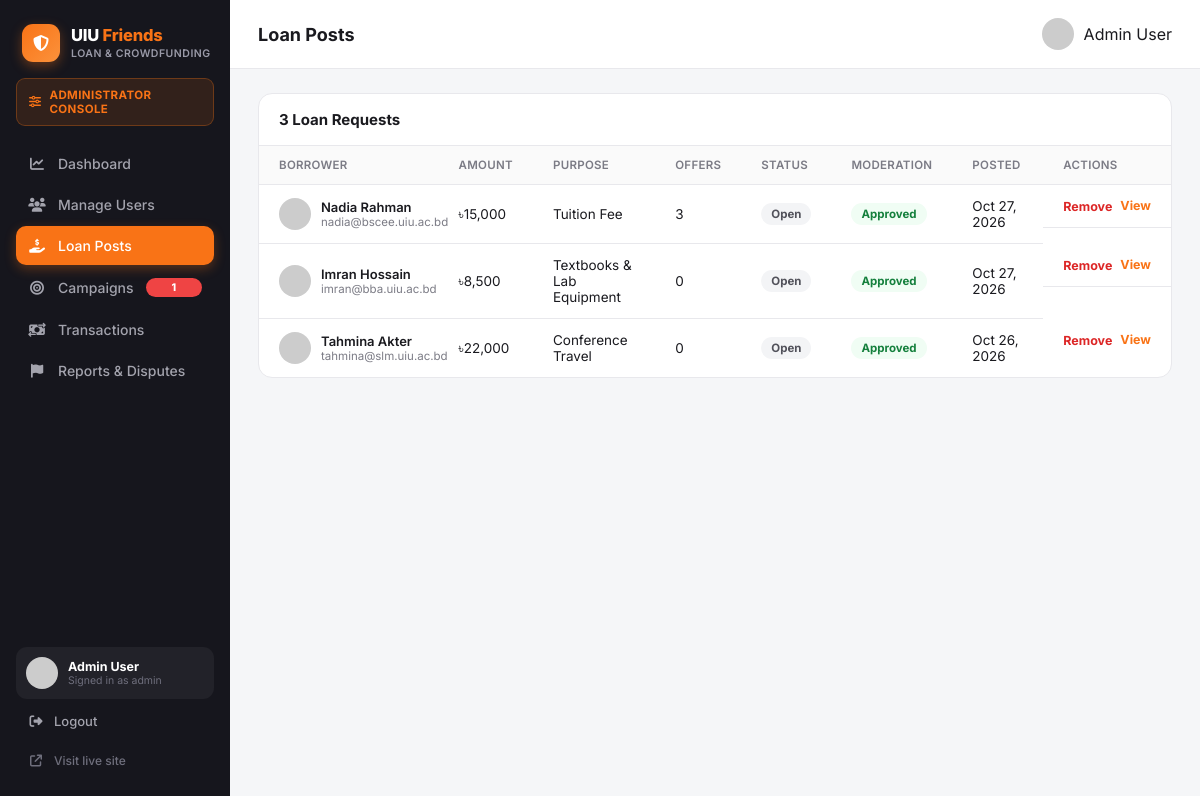
The app's page /admin/loan_posts.php (signed in) with its own data.
### tables this page shows
CREATE TABLE users (
    id                      INT AUTO_INCREMENT PRIMARY KEY,
    full_name               VARCHAR(120)  NOT NULL,
    email                   VARCHAR(150)  NOT NULL UNIQUE,
    password_hash           VARCHAR(255)  NOT NULL,
    student_id              VARCHAR(30)   NOT NULL UNIQUE,
    department              VARCHAR(20)   NOT NULL,
    batch                   VARCHAR(10)   NOT NULL,
    phone                   VARCHAR(20)   DEFAULT NULL,
    avatar                  VARCHAR(255)  DEFAULT 'assets/img/default-avatar.svg',
    role                    ENUM('user','admin') NOT NULL DEFAULT 'user',
    trust_score             DECIMAL(3,2)  NOT NULL DEFAULT 4.00,
    uiu_id_verified         TINYINT(1)    NOT NULL DEFAULT 0,
    email_verified          TINYINT(1)    NOT NULL DEFAULT 0,
    phone_verified          TINYINT(1)    NOT NULL DEFAULT 0,
    payment_linked          TINYINT(1)    NOT NULL DEFAULT 0,
    agreement_accepted      TINYINT(1)    NOT NULL DEFAULT 0,
    status                  ENUM('active','suspended') NOT NULL DEFAULT 'active',
    created_at              DATETIME      NOT NULL DEFAULT CURRENT_TIMESTAMP
);

CREATE TABLE loan_posts (
    id                  INT AUTO_INCREMENT PRIMARY KEY,
    user_id             INT NOT NULL,
    amount              DECIMAL(12,2) NOT NULL,
    purpose             VARCHAR(100)  NOT NULL,
    description         TEXT          NOT NULL,
    emi_ok              TINYINT(1)    NOT NULL DEFAULT 0,
    repay_period_text   VARCHAR(60)   NOT NULL,       
    status              ENUM('open','funded','closed') NOT NULL DEFAULT 'open',
    admin_status        ENUM('pending','approved','removed') NOT NULL DEFAULT 'approved',
    created_at          DATETIME NOT NULL DEFAULT CURRENT_TIMESTAMP,
    FOREIGN KEY (user_id) REFERENCES users(id) ON DELETE CASCADE
);

### includes/functions.php (called while the page is built, shortened)
<?php
require_once __DIR__ . '/../config/db.php';
function current_admin(): ?array {
    global $pdo;
    $stmt = $pdo->prepare("SELECT * FROM users WHERE id = ? AND role = 'admin'");
    $stmt->execute([$_SESSION['admin_id']]);
    return $stmt->fetch() ?: null;
}
function e(?string $str): string {
    return htmlspecialchars($str ?? '', ENT_QUOTES, 'UTF-8');
}
function taka(float $amount): string {
    return '৳' . number_format($amount, $amount == floor($amount) ? 0 : 2);
}

### admin/loan_posts.php (the view, shortened to what this page needs)
<?php
require_once __DIR__ . '/../includes/functions.php';
$admin = current_admin();
$active = 'loan_posts.php';
$posts = $pdo->query("SELECT lp.*, u.full_name, u.email, u.avatar,
    (SELECT COUNT(*) FROM loan_offers WHERE loan_post_id=lp.id) offer_count
    FROM loan_posts lp JOIN users u ON u.id=lp.user_id ORDER BY lp.created_at DESC")->fetchAll();
include __DIR__ . '/../includes/header.php';
?>
<div class="admin-shell">
  <?php include __DIR__ . '/includes/sidebar.php'; ?>
  <div class="admin-main">
    <div class="admin-topbar"><h1>Loan Posts</h1><div class="mini-user"><img src="<?= e($admin['avatar']) ?>"><span><?= e($admin['full_name']) ?></span></div></div>
    <div class="admin-content">
      <div class="admin-table-card">
        <div class="head"><h3><?= count($posts) ?> Loan Requests</h3></div>
        <table class="admin-table">
          <tr><th>Borrower</th><th>Amount</th><th>Purpose</th><th>Offers</th><th>Status</th><th>Moderation</th><th>Posted</th><th>Actions</th></tr>
          <?php foreach ($posts as $p): ?>
          <tr>
            <td><div class="mini-user"><img src="<?= e($p['avatar']) ?>"><div><div class="n"><?= e($p['full_name']) ?></div><div class="s"><?= e($p['email']) ?></div></div></div></td>
            <td><?= taka($p['amount']) ?></td>
            <td><?= e($p['purpose']) ?></td>
            <td><?= $p['offer_count'] ?></td>
            <td><span class="pill pill-gray"><?= ucfirst($p['status']) ?></span></td>
            <td><?php
              $m = ['approved'=>'pill-green','pending'=>'pill-orange','removed'=>'pill-red'][$p['admin_status']];
              echo "<span class=\"pill $m\">" . ucfirst($p['admin_status']) . "</span>";
            ?></td>
            <td><?= date('M d, Y', strtotime($p['created_at'])) ?></td>
            <td class="table-actions">
              <?php if ($p['admin_status'] !== 'removed'): ?>
              <form method="post" class="inline"><button class="link-btn danger" type="submit">Remove</button></form>
              <?php endif; ?>
              <a href="view_post.php?id=<?= $p['id'] ?>" class="link-btn">View</a>
            </td>
          </tr>
          <?php endforeach; ?>
        </table>
      </div>
    </div>
  </div>
</div>
</body>
</html>

### admin/includes/sidebar.php (shortened to what this page needs)
<?php
global $pdo;
$navPendingPosts = (int)$pdo->query("SELECT COUNT(*) c FROM loan_posts WHERE admin_status='pending'")->fetch()['c'];
$navPendingCamps = (int)$pdo->query("SELECT COUNT(*) c FROM campaigns WHERE admin_status='pending'")->fetch()['c'];
$navUnverified   = (int)$pdo->query("SELECT COUNT(*) c FROM users WHERE role='user' AND uiu_id_verified=0")->fetch()['c'];
$navOpenReports  = (int)$pdo->query("SELECT COUNT(*) c FROM reports WHERE status='open'")->fetch()['c'];
$nav = [
    'dashboard.php'    => ['icon' => 'fa-chart-line',         'label' => 'Dashboard',          'badge' => 0],
    'users.php'        => ['icon' => 'fa-users',              'label' => 'Manage Users',       'badge' => $navUnverified],
    'loan_posts.php'   => ['icon' => 'fa-hand-holding-dollar','label' => 'Loan Posts',         'badge' => $navPendingPosts],
    'campaigns.php'    => ['icon' => 'fa-bullseye',           'label' => 'Campaigns',          'badge' => $navPendingCamps],
    'transactions.php' => ['icon' => 'fa-money-bill-transfer','label' => 'Transactions',       'badge' => 0],
    'reports.php'      => ['icon' => 'fa-flag',               'label' => 'Reports & Disputes', 'badge' => $navOpenReports],
];
?>
<aside class="admin-sidebar">
  <a href="dashboard.php" class="admin-brand">
    <div class="admin-brand-mark"><i class="fa-solid fa-shield-halved"></i></div>
    <div class="admin-brand-text">
      <div class="admin-brand-name">UIU <span>Friends</span></div>
      <div class="admin-brand-sub">Loan &amp; Crowdfunding</div>
    </div>
  </a>
  <div class="admin-console-badge">
    <i class="fa-solid fa-sliders"></i>
    <span>Administrator Console</span>
  </div>
  <nav class="admin-nav">
    <?php foreach ($nav as $file => $item): ?>
      <a href="<?= $file ?>" class="<?= $active === $file ? 'active' : '' ?>">
        <i class="fa-solid <?= $item['icon'] ?>"></i>
        <span><?= $item['label'] ?></span>
        <?php if ($item['badge'] > 0): ?>
          <span class="admin-nav-badge"><?= $item['badge'] ?></span>
        <?php endif; ?>
      </a>
    <?php endforeach; ?>
  </nav>
  <div class="admin-userbox">
    <img src="<?= e($admin['avatar'] ?? '../assets/img/default-avatar.svg') ?>" alt="">
    <div class="admin-userbox-text">
      <div class="n"><?= e($admin['full_name'] ?? 'Administrator') ?></div>
      <div class="s">Signed in as admin</div>
    </div>
  </div>
  <a href="logout.php" class="admin-logout"><i class="fa-solid fa-right-from-bracket"></i> Logout</a>
  <a href="../home.php" target="_blank" class="admin-visit"><i class="fa-solid fa-arrow-up-right-from-square"></i> Visit live site</a>
</aside>

### assets/css/style.css (style rules this page uses)
:root { --orange: #f97316; --orange-dark: #ea580c; --sidebar-bg: #16161d; --sidebar-text: #a3a3ad; --sidebar-active: #f97316; --bg: #f5f6f8; --card-bg: #ffffff; --border: #e8e8ec; --text-dark: #1a1a1f; --text-muted: #7b7b85; --green: #16a34a; --radius: 14px; --shadow: 0 1px 3px rgba(0,0,0,.06), 0 1px 2px rgba(0,0,0,.04); }
* { box-sizing: border-box; }
body { margin: 0; font-family: 'Inter', -apple-system, BlinkMacSystemFont, 'Segoe UI', sans-serif; background: var(--bg); color: var(--text-dark); }
a { text-decoration: none; color: inherit; }
img { max-width: 100%; display: block; }
button { font-family: inherit; cursor: pointer; }

### records on screen
users: full_name "Admin User"
loan_posts: user.full_name "Nadia Rahman", user.email "nadia@bscee.uiu.ac.bd", amount "৳15,000", purpose "Tuition Fee", offer_count "3", status "Open", admin_status "Approved", created_at "Oct 27, 2026"
loan_posts: user.full_name "Imran Hossain", user.email "imran@bba.uiu.ac.bd", amount "৳8,500", purpose "Textbooks & Lab Equipment", offer_count "0", status "Open", admin_status "Approved", created_at "Oct 27, 2026"
loan_posts: user.full_name "Tahmina Akter", user.email "tahmina@slm.uiu.ac.bd", amount "৳22,000", purpose "Conference Travel", offer_count "0", status "Open", admin_status "Approved", created_at "Oct 26, 2026"

### other values on screen
$item['label'] "Dashboard"
$item['label'] "Manage Users"
$item['label'] "Loan Posts"
$item['label'] "Campaigns"
$item['badge'] "1"
$item['label'] "Transactions"
$item['label'] "Reports & Disputes"
count($posts) "3"
